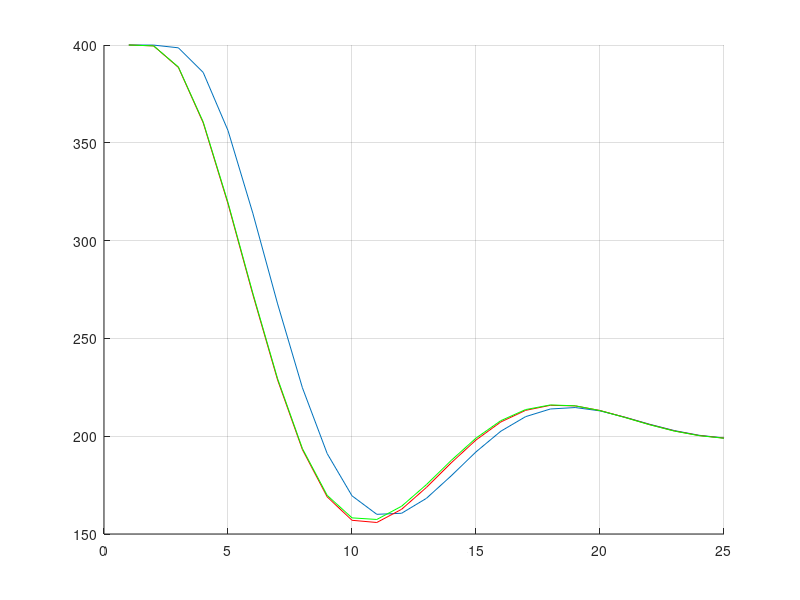

This chart was generated by the following MATLAB code:
close all
clear all
% 
% load myproblem_bounds.mat
% load data_matrix.mat
% 
% problem = optimproblem;
% problem.options.MaxIter = 10;
% 
% steps = 2
% x = zeros(185, steps);
% for i=1:steps
%     step = i
%     [x(:, i)] = fmincon(problem);
%     problem.x0(1:30) = Asys*x(1:30, i) + Bsys*x(181, i);
%     problem.x0(31:150) = x(61:180, i);
%     problem.x0(151:180) = x(151:180, i);
%     problem.x0(181:184) = x(182:185, i);
%     problem.x0(185) = x(185, i);
%     problem.lb(1:30) = problem.x0(1:30);
%     problem.ub(1:30) = problem.x0(1:30);
% end
% 
% 
% E_matlab = x(19, :)

% Python Algorithmus (05.06.2015, mittags, 25 steps)
E_python = [4.00000000e+02   3.99959534e+02   3.98559660e+02   3.85976302e+02...
    3.56261174e+02   3.14042535e+02   2.67653506e+02   2.24785668e+02...
    1.91094408e+02   1.69524307e+02   1.60062806e+02   1.60594853e+02...
    1.68223676e+02   1.79737206e+02   1.91986728e+02   2.02545217e+02...
    2.09996536e+02   2.13916804e+02   2.14653990e+02   2.12942539e+02...
    2.09749667e+02   2.06118288e+02   2.02867540e+02   2.00471870e+02...
    1.99099548e+02]

E_python2 = [  4.00000000e+02   3.99550153e+02   3.88544475e+02   3.60211002e+02...
    3.18806246e+02   2.72479529e+02   2.28719061e+02   1.93150185e+02...
    1.68972812e+02   1.57010865e+02   1.55883385e+02   1.62626757e+02...
    1.73802990e+02   1.86379686e+02   1.98056344e+02   2.07269645e+02...
    2.13213894e+02   2.15798971e+02   2.15502143e+02   2.13145436e+02...
    2.09672378e+02   2.05956619e+02   2.02701519e+02   2.00341091e+02...
    1.99014695e+02]

E_python3 = [  4.00000000e+02   3.99558373e+02   3.88744415e+02   3.60706300e+02...
    3.19635751e+02   2.73598199e+02   2.29558054e+02   1.92927299e+02...
    1.67144749e+02   1.53708039e+02   1.51776724e+02   1.58450435e+02...
    1.70122261e+02   1.83434800e+02   1.95979246e+02   2.06187093e+02...
    2.13145046e+02   2.16663391e+02   2.17448000e+02   2.16339278e+02...
    2.13890894e+02   2.10613542e+02   2.07093115e+02   2.03894650e+02...
    2.01417933e+02]
% v shifted, letzten werte neu initialisiert
E_python4 = [  4.00000000e+02   3.99558373e+02   3.88743339e+02   3.60674664e+02...
    3.19438268e+02   2.73184597e+02   2.29397603e+02   1.93703759e+02...
    1.69741147e+02   1.58250819e+02   1.57429281e+02   1.64195963e+02...
    1.75236421e+02   1.87607948e+02   1.99019577e+02   2.07942596e+02...
    2.13616483e+02   2.15985427e+02   2.15538883e+02   2.13093042e+02...
    2.09578760e+02   2.05855350e+02   2.02612856e+02   2.00272963e+02...
    1.98966789e+02]

figure(1)
    hold on
    grid on
    plot(E_python)
    plot(E_python2, 'r')
%     plot(E_python3, 'g')
    plot(E_python4, 'g')
